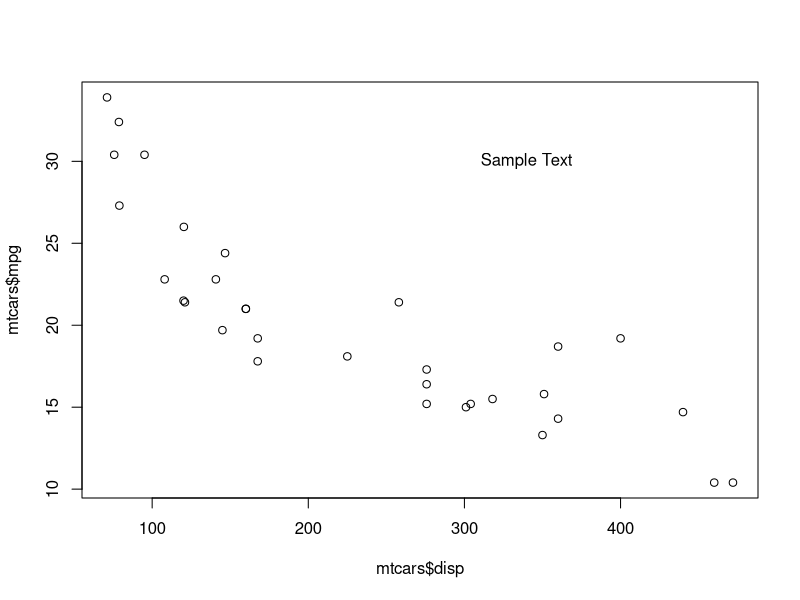
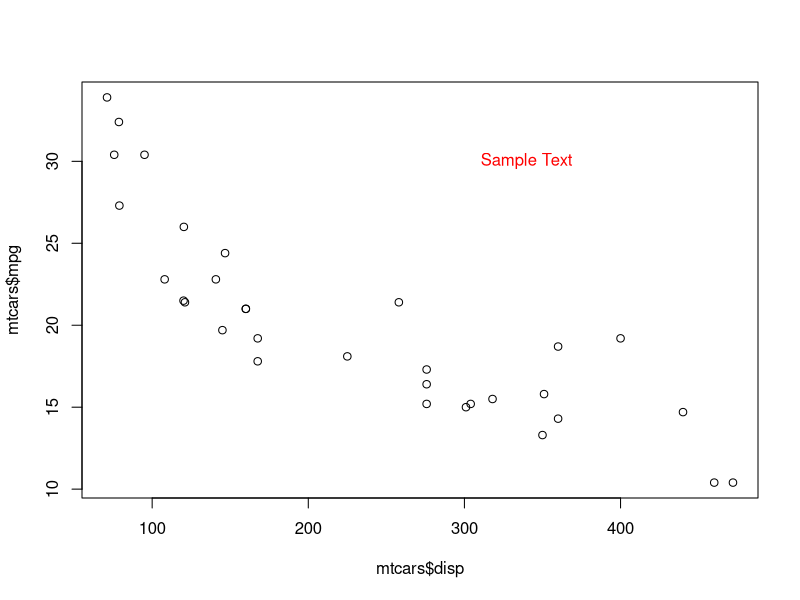
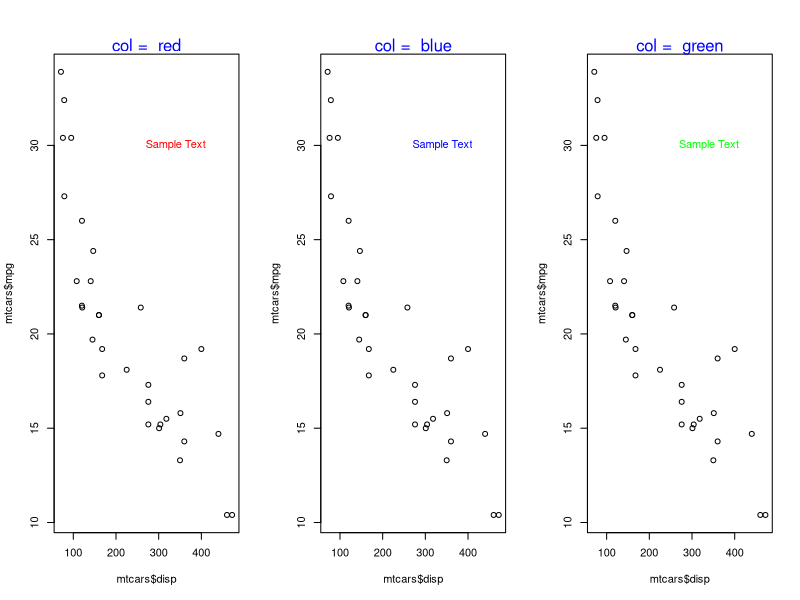
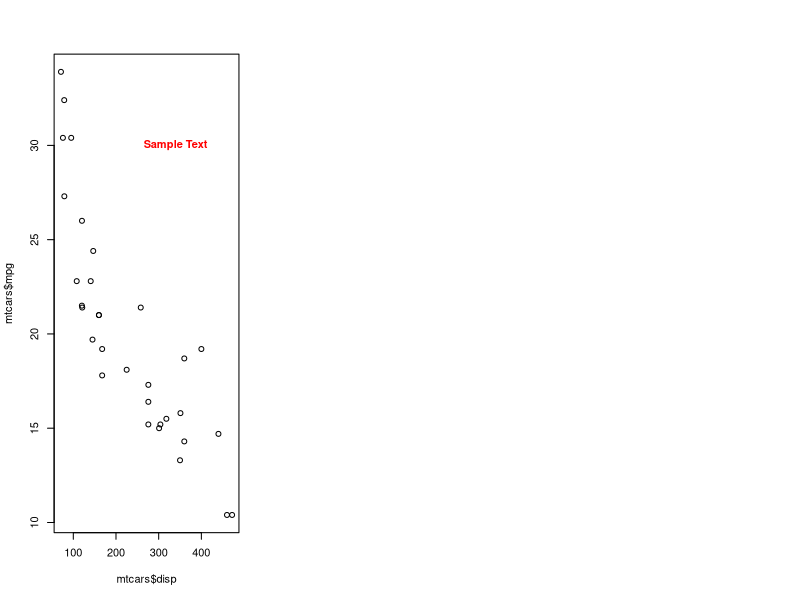
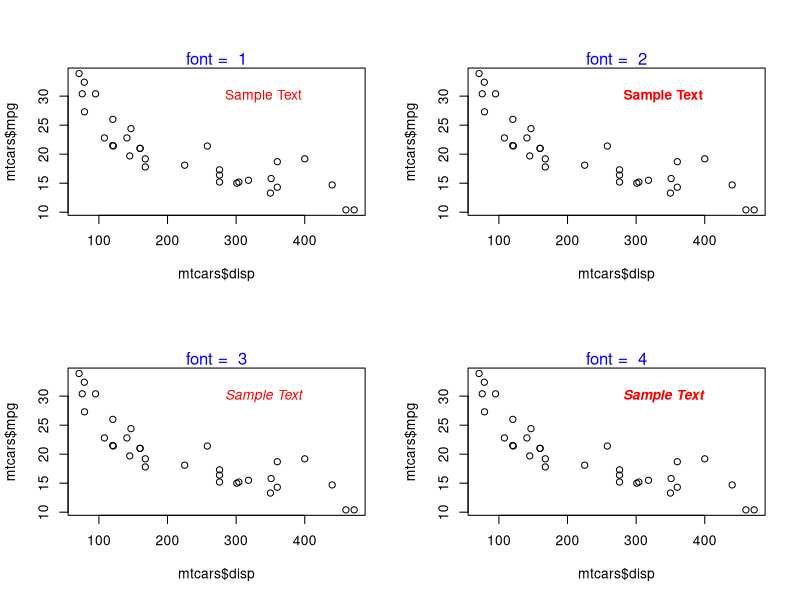
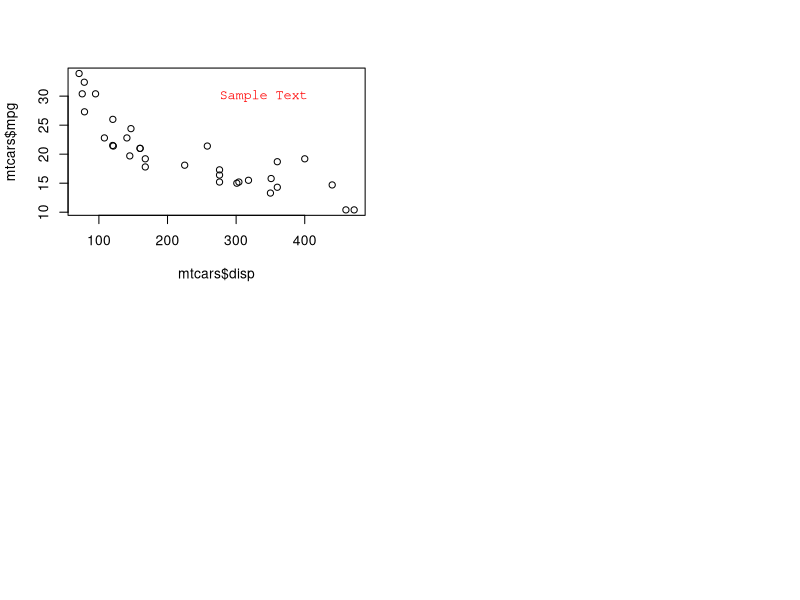
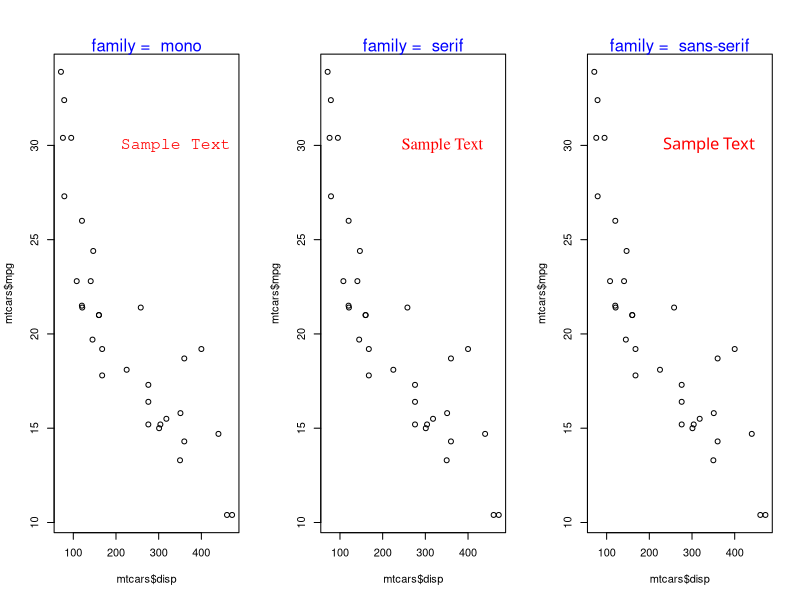
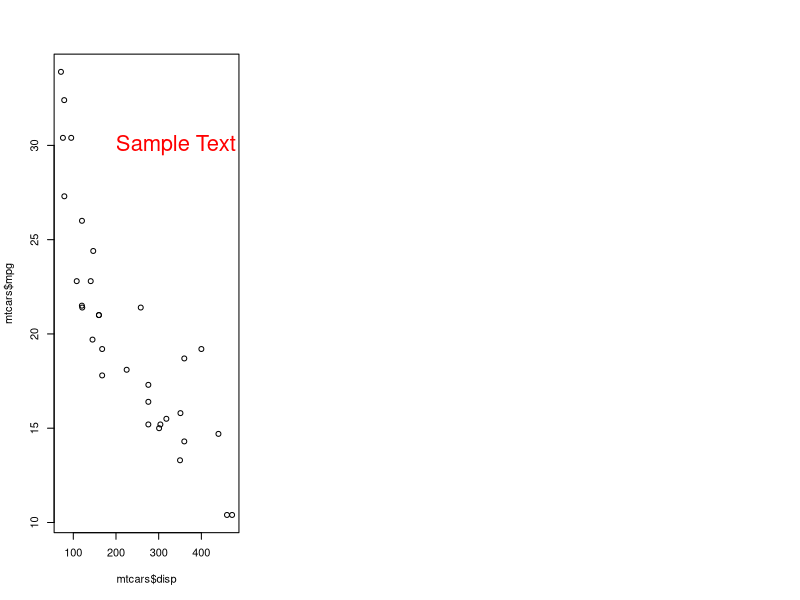

Write the R code that produced these figures, in order.
## ---- chunk 1
plot(mtcars$disp, mtcars$mpg)
text(x = 340, y = 30, labels = 'Sample Text')
## ---- chunk 2
plot(mtcars$disp, mtcars$mpg)
text(x = 340, y = 30, labels = 'Sample Text', col = 'red')
## ---- chunk 3
init <- par(no.readonly = TRUE)
par(mfrow = c(1, 3))
values <- c('red', 'blue', 'green')
for (i in values) {
  plot(mtcars$disp, mtcars$mpg)
  text(x = 340, y = 30, labels = 'Sample Text', col = i)
  mtext(paste("col = ", i), side = 3, col = "blue")
}
## ---- chunk 4
plot(mtcars$disp, mtcars$mpg)
text(x = 340, y = 30, labels = 'Sample Text', col = 'red', font = 2)
## ---- chunk 5
init <- par(no.readonly = TRUE)
par(mfrow = c(2, 2))
values <- c(1, 2, 3, 4)
for (i in values) {
  plot(mtcars$disp, mtcars$mpg)
  text(x = 340, y = 30, labels = 'Sample Text', col = 'red', font = i)
  mtext(paste("font = ", i), side = 3, col = "blue")
}
## ---- chunk 6
plot(mtcars$disp, mtcars$mpg)
text(x = 340, y = 30, labels = 'Sample Text', col = 'red', family = 'mono')
## ---- chunk 7
init <- par(no.readonly = TRUE)
par(mfrow = c(1, 3))
values <- c('mono', 'serif', 'sans-serif')
for (i in values) {
  plot(mtcars$disp, mtcars$mpg)
  text(x = 340, y = 30, labels = 'Sample Text', col = 'red', cex = 1.5, family = i)
  mtext(paste("family = ", i), side = 3, col = "blue")
}
## ---- chunk 8
plot(mtcars$disp, mtcars$mpg)
text(x = 340, y = 30, labels = 'Sample Text', col = 'red', cex = 2)
## ---- chunk 9
init <- par(no.readonly = TRUE)
par(mfrow = c(1, 3))
values <- c(0.5, 1, 1.5)
for (i in values) {
  plot(mtcars$disp, mtcars$mpg)
  text(x = 340, y = 30, labels = 'Sample Text', col = 'red', cex = i)
  mtext(paste("cex = ", i), side = 3, col = "blue")
}
## ---- chunk 10
plot(mtcars$disp, mtcars$mpg)
mtext('Sample Text')
## ---- chunk 11
plot(mtcars$disp, mtcars$mpg)
mtext('Sample Text', side = 1)
## ---- chunk 12
init <- par(no.readonly = TRUE)
par(mfrow = c(2, 2))
values <- c(1, 2, 3, 4)
for (i in values) {
  plot(mtcars$disp, mtcars$mpg)
  mtext('Sample Text', side = i)
  mtext(paste("side = ", i), side = 3, col = "blue", adj = 1)
}
## ---- chunk 13
plot(mtcars$disp, mtcars$mpg)
mtext('Sample Text', line = 1)
## ---- chunk 14
plot(mtcars$disp, mtcars$mpg)
mtext('Sample Text', line = -1)
## ---- chunk 15
init <- par(no.readonly = TRUE)
par(mfrow = c(2, 3))
values <- c(-0.5, -1, -1.5, 0.5, 1, 1.5)
for (i in values) {
  plot(mtcars$disp, mtcars$mpg)
  mtext('Sample Text', line = i)
  mtext(paste("line = ", i), side = 3, col = "blue", adj = 1)
}
## ---- chunk 16
plot(mtcars$disp, mtcars$mpg)
mtext('Sample Text', adj = 0)
## ---- chunk 17
plot(mtcars$disp, mtcars$mpg)
mtext('Sample Text', adj = 1)
## ---- chunk 18
init <- par(no.readonly = TRUE)
par(mfrow = c(2, 3))
values <- c(0, 0.2, 0.4, 0.6, 0.8, 1)
for (i in values) {
  plot(mtcars$disp, mtcars$mpg)
  mtext('Sample Text', adj = i)
  mtext(paste("adj = ", i), side = 3, col = "blue", line = -2)
}
